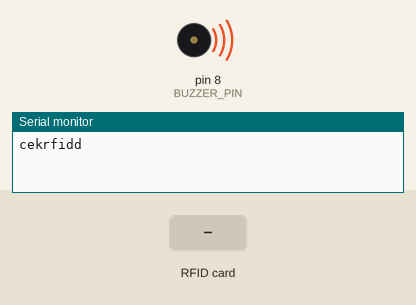
The sketch below on a simulated Arduino Mega 2560, built with avr-gcc and run on an emulated ATmega2560. Shown: buzzer (waves = sounding), the last lines printed to the serial monitor. Inputs (shaded band) come from the test bench.

Above: at 1.2 s.
At 2.3 s:
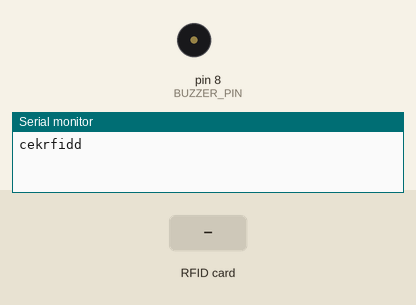
2.4 s: RFID card 5E 7A 19 C4 held to the reader
At 3.8 s:
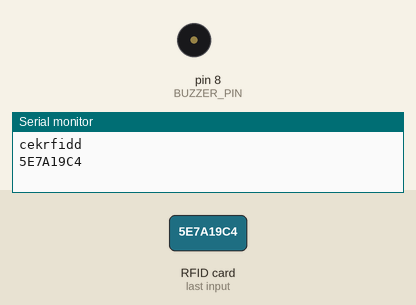
Timing chart, 0 to 5.4 s (numbered marks = the images above; inputs shaded):
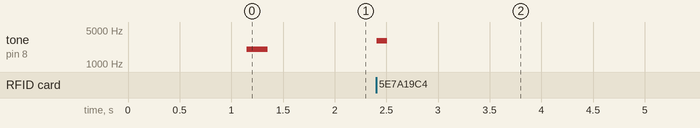

Measured:
- after the input at 2.4 s, tone on pin 8 (BUZZER_PIN): silent → 3000 Hz at once, → silent 0.10 s later

The sketch:

SSKM_RFID_Reader.ino
```cpp
/*
 * SSKM RFID Reader - Arduino Mega 2560 + RC522
 *
 * Deskripsi:
 * - Membaca kartu RFID RC522
 * - Mengirim UID via Serial ke browser
 * - Auto-enter (browser langsung proses tanpa klik)
 *
 * Library Required:
 * - MFRC522 by GithubCommunity (Install via Library Manager)
 *
 * Wiring RC522 ke Arduino Mega 2560:
 * =======================================
 * RC522 Pin  ->  Arduino Mega Pin
 * ---------------------------------------
 * SDA (SS)   ->  Pin 53
 * SCK        ->  Pin 52
 * MOSI       ->  Pin 51
 * MISO       ->  Pin 50
 * IRQ        ->  (tidak digunakan)
 * GND        ->  GND
 * RST        ->  Pin 5
 * 3.3V       ->  3.3V (JANGAN 5V!)
 * =======================================
 */

#include <SPI.h>
#include <MFRC522.h>

// Pin definitions untuk Arduino Mega 2560
#define SS_PIN 53    // SDA/SS pin
#define RST_PIN 5    // Reset pin
#define BUZZER_PIN 8 // Pin Buzzer

// Inisialisasi MFRC522
MFRC522 mfrc522(SS_PIN, RST_PIN);

// Variabel untuk debouncing
String lastUID = "";
unsigned long lastReadTime = 0;
const unsigned long DEBOUNCE_DELAY = 2000; // 2 detik cooldown

void setup() {
  // Delay startup agar stabil
  delay(1000);

  // Setup Buzzer Output
  pinMode(BUZZER_PIN, OUTPUT);

  // Inisialisasi Serial
  Serial.begin(9600);

  // Inisialisasi SPI bus
  SPI.begin();

  // Inisialisasi MFRC522
  mfrc522.PCD_Init();

  // Delay kecil
  delay(100);
   // Tampilkan info di Serial Monitor
//   Serial.println("=================================");
//   Serial.println("=================================");
//   Serial.println("SSKM RFID Reader - READY");
//   Serial.println("=================================");
//   Serial.println("Tempelkan kartu RFID...");
//   Serial.println();
    Serial.println("cekrfidd");
//   // Tampilkan versi firmware RC522
//   mfrc522.PCD_DumpVersionToSerial();
//   Serial.println();
  // Bunyi beep tanda ready
  tone(BUZZER_PIN, 2000, 200); // 2000Hz selama 200ms
}

void loop() {
  // Cek apakah ada kartu baru
  if (!mfrc522.PICC_IsNewCardPresent()) {
    return;
  }

  // Cek apakah kartu bisa dibaca
  if (!mfrc522.PICC_ReadCardSerial()) {
    return;
  }

  // Baca UID dari kartu
  String currentUID = getUID();

  // Debouncing: cek apakah kartu yang sama dalam 2 detik terakhir
  unsigned long currentTime = millis();
  if (currentUID == lastUID && (currentTime - lastReadTime) < DEBOUNCE_DELAY) {
    // Kartu sama dalam waktu dekat, skip
    mfrc522.PICC_HaltA();
    return;
  }

  // Update last read info
  lastUID = currentUID;
  lastReadTime = currentTime;

  // Kirim UID ke browser via Serial
  Serial.println(currentUID);

  // Bunyi Beep SUKSES (Passive Buzzer)
  tone(BUZZER_PIN, 3000, 100); // 3000Hz selama 100ms


  // Optional: Feedback visual di Serial Monitor
//   Serial.print("[SENT] UID: ");
//   Serial.println(currentUID);

  // Halt PICC (stop communication with card)
  mfrc522.PICC_HaltA();

  // Stop encryption on PCD
  mfrc522.PCD_StopCrypto1();
}

/**
 * Membaca dan convert UID menjadi string
 * Untuk UUID (8 karakter) atau NIM (11 karakter)
 */
String getUID() {
  String uid = "";

  // Loop untuk setiap byte UID
  for (byte i = 0; i < mfrc522.uid.size; i++) {
    // Convert byte ke hex string (uppercase)
    if (mfrc522.uid.uidByte[i] < 0x10) {
      uid += "0"; // Tambah leading zero
    }
    uid += String(mfrc522.uid.uidByte[i], HEX);
  }

  // Convert ke uppercase
  uid.toUpperCase();

  // Potong jika lebih dari 11 karakter (untuk NIM)
  if (uid.length() > 11) {
    uid = uid.substring(0, 11);
  }

  return uid;
}

/**
 * Optional: Fungsi untuk LED feedback (jika mau tambah LED)
 * Uncomment jika mau pakai
 */
/*
#define LED_PIN 13

void blinkLED(int times) {
  for (int i = 0; i < times; i++) {
    digitalWrite(LED_PIN, HIGH);
    delay(100);
    digitalWrite(LED_PIN, LOW);
    delay(100);
  }
}
*/
```
